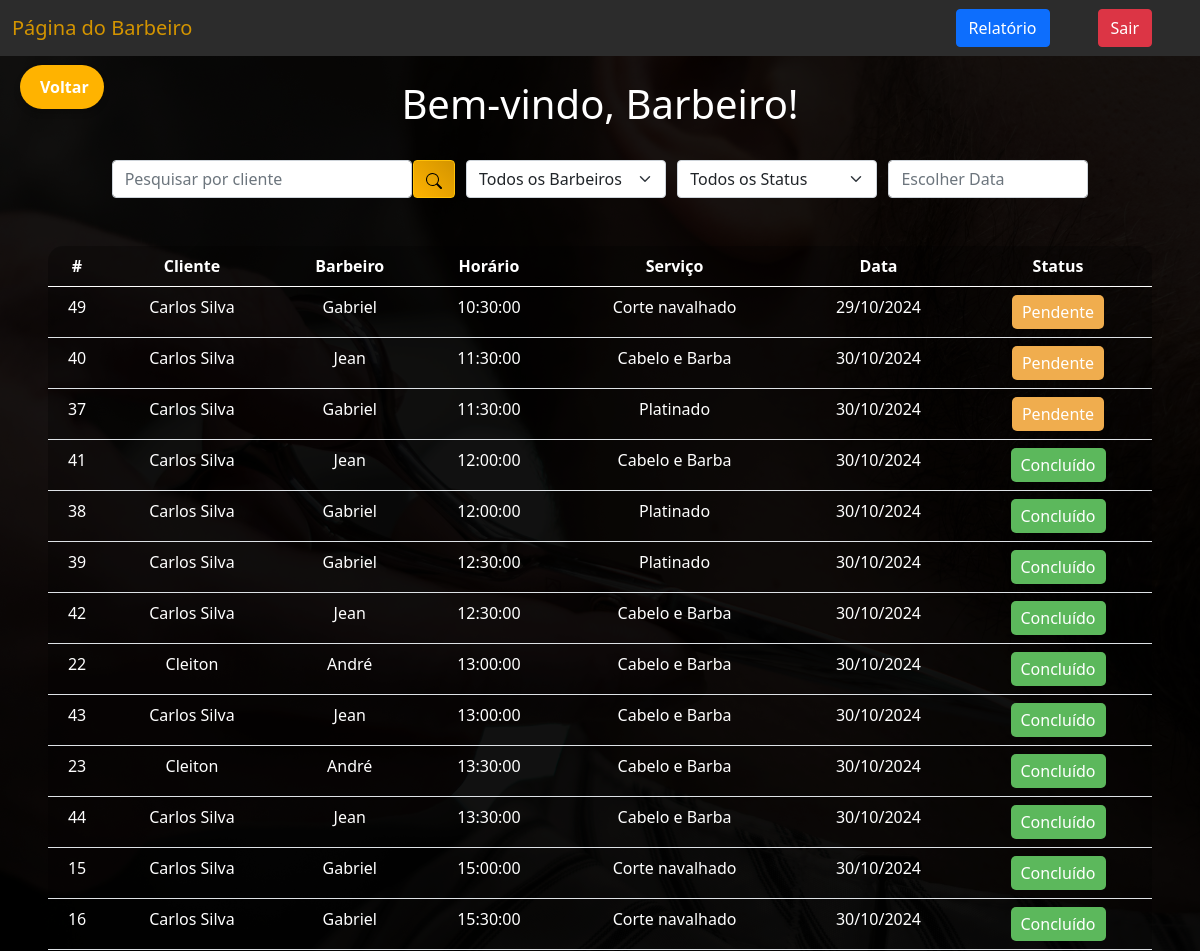
The page /select2.php (signed in, upper part) on the database as committed earlier.
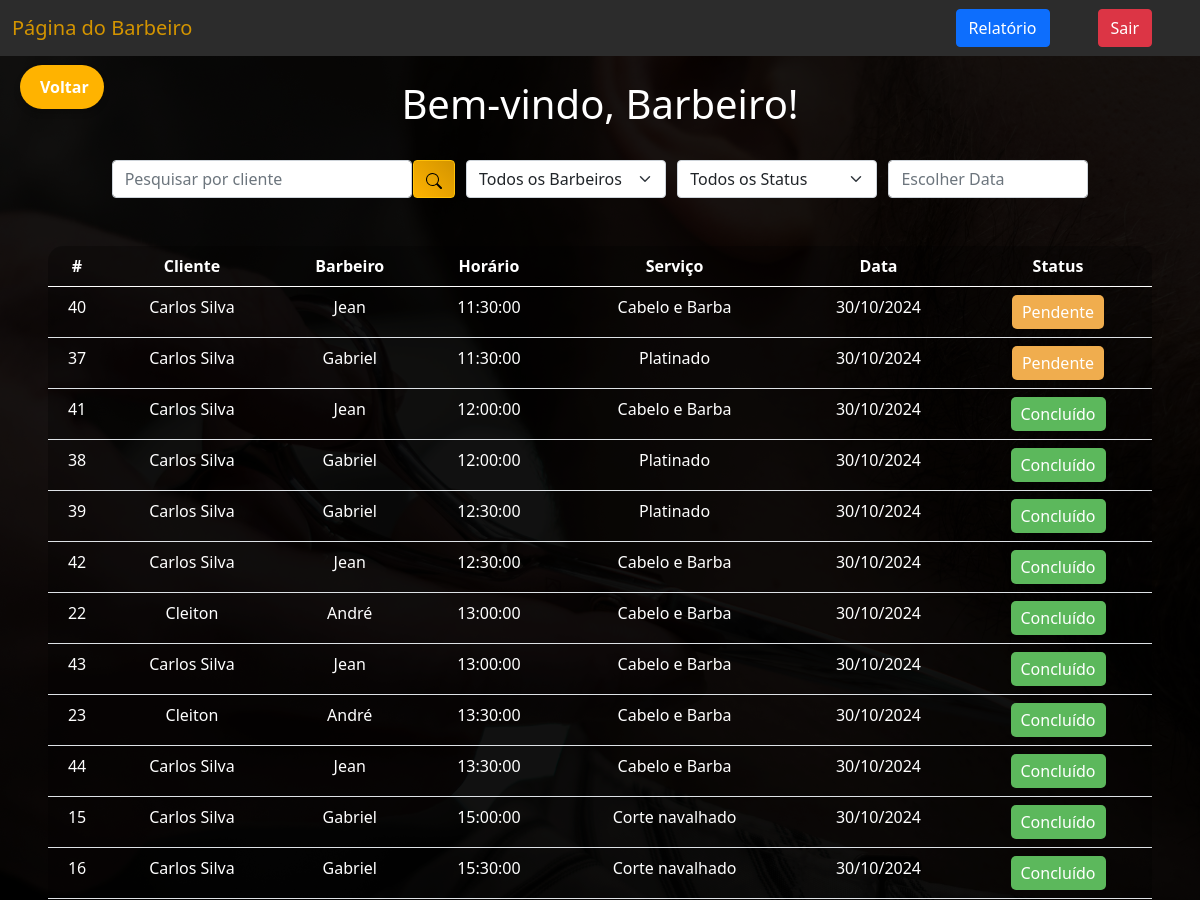
The same page on the database as committed later.
### tables this page shows
CREATE TABLE `agendamentos` (
  `id` int(11) UNSIGNED NOT NULL,
  `usuario_id` int(11) NOT NULL,
  `barbeiro` varchar(250) NOT NULL,
  `servico_id` int(11) UNSIGNED NOT NULL,
  `dia` varchar(250) NOT NULL,
  `horario` time NOT NULL,
  `quantidade` int(11) NOT NULL DEFAULT 1,
  `status` varchar(50) NOT NULL DEFAULT 'Pendente'
);

CREATE TABLE `usuarios` (
  `id` int(11) NOT NULL,
  `nivel` varchar(10) NOT NULL DEFAULT 'cliente',
  `nome` varchar(250) NOT NULL,
  `cpf` varchar(250) NOT NULL,
  `email` varchar(250) NOT NULL,
  `numero` varchar(250) NOT NULL,
  `senha` varchar(250) NOT NULL
);

CREATE TABLE `servicos` (
  `id` int(11) UNSIGNED NOT NULL,
  `nome` varchar(100) NOT NULL,
  `preco` decimal(10,2) NOT NULL
);

### select2.php (the view, shortened to what this page needs)
<?php
include_once('conexao.php');
$filter = "";
$dia = "";
$sql = "SELECT agendamentos.id, usuarios.nome AS cliente, agendamentos.barbeiro, agendamentos.horario, agendamentos.dia, servicos.nome AS servico, agendamentos.status
        FROM agendamentos
        JOIN usuarios ON agendamentos.usuario_id = usuarios.id
        JOIN servicos ON agendamentos.servico_id = servicos.id
        $filter
        ORDER BY (agendamentos.dia = '$dia') DESC, agendamentos.dia ASC, agendamentos.horario ASC";
$result = $conexao->query($sql);
?>
<!DOCTYPE html>
<html lang="pt-br">
<head>
    <link href="https://cdn.jsdelivr.net/npm/bootstrap@5.0.2/dist/css/bootstrap.min.css" rel="stylesheet">
    <link rel="stylesheet" href="https://cdn.jsdelivr.net/npm/flatpickr/dist/flatpickr.min.css">
</head>
<body>
    <nav class="navbar navbar-expand-lg" style="background-color: #2c2c2c;">
        <div class="container-fluid">
            <a class="navbar-brand" href="#">Página do Barbeiro</a>
        </div>
        <div class="d-flex">
            <a href="relatorio.php" class="btn btn-primary me-5">Relatório</a>
            <a href="sair.php" class="btn btn-danger me-5">Sair</a>
        </div>
    </nav>
    <a href="./select.php" class="btn-voltar">
            <i class='bx bx-left-arrow-alt'></i> Voltar
        </a>
    <br>
    <h1>Bem-vindo, Barbeiro!</h1>
    <br>
    <div class="box-search">
        <input type="search" class="form-control w-25" placeholder="Pesquisar por cliente" id="pesquisar">
        <button onclick="searchData()" class="btn btn-warning" style="background: linear-gradient(45deg, #ffb300, #d39400);">
        </button>
        <select class="dropdown-search form-select" id="barbeiroSelect" onchange="searchBarbeiro()">
            <option value="">Todos os Barbeiros</option>
        </select>
        <select class="dropdown-search form-select" id="statusSelect" onchange="searchStatus()">
            <option value="">Todos os Status</option>
        </select>
        <input type="text" class="form-control dropdown-search" id="dataSelect" placeholder="Escolher Data">
    </div>
    <div class="m-5">
        <table class="table text-white table-bg">
            <thead>
                <tr>
                    <th scope="col">#</th>
                    <th scope="col">Cliente</th>
                    <th scope="col">Barbeiro</th>
                    <th scope="col">Horário</th>
                    <th scope="col">Serviço</th>
                    <th scope="col">Data</th>
                    <th scope="col">Status</th>
                </tr>
            </thead>
            <tbody id="agendamentosTable">
                <?php
                while ($agendamento_data = mysqli_fetch_assoc($result)) {
                    $dataFormatada = date('d/m/Y', strtotime($agendamento_data['dia']));
                    $statusClass = ($agendamento_data['status'] == 'Pendente') ? 'pendente' : 'concluido';
                    echo "<tr>";
                    echo "<td>".$agendamento_data['id']."</td>";
                    echo "<td>".$agendamento_data['cliente']."</td>";
                    echo "<td>".$agendamento_data['barbeiro']."</td>";
                    echo "<td>".$agendamento_data['horario']."</td>";
                    echo "<td>".$agendamento_data['servico']."</td>";
                    echo "<td>".$dataFormatada."</td>";
                    echo "<td><button class='status-btn $statusClass' onclick='alterarStatus(".$agendamento_data['id'].", this)'>".$agendamento_data['status']."</button></td>";
                    echo "</tr>";
                }
                ?>
            </tbody>
        </table>
    </div>
</body>
</html>

Rows that differ between the two databases and show on the page:
removed agendamentos: id "49", usuario.nome "Carlos Silva", barbeiro "Gabriel", horario "10:30:00", servico.nome "Corte navalhado", dia "29/10/2024", status "Pendente"
